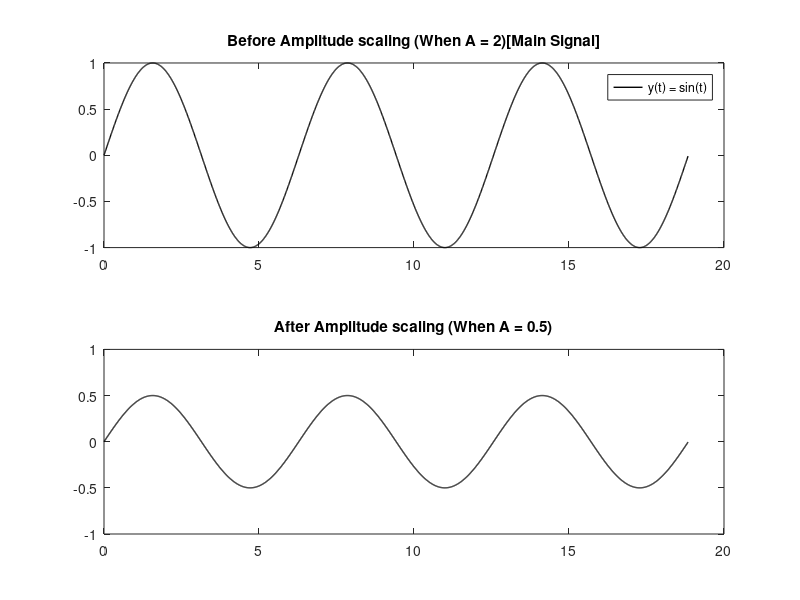

Reproduce this figure in MATLAB.
%%x(t) = Asin(t);
clc;
clear all;
close all;

%Before Amplitude scaling...
A = 1;
t = 0:0.01:6*pi;
y = A*sin(t);
subplot(211);
grid on;
plot(t,y,'Color','black','LineWidth',1);
title('Before Amplitude scaling (When A = 2)[Main Signal]');
legend('y(t) = sin(t)');
ylim([-1 1]);

%After Amplitude scaling
A = 0.5;
t = 0:0.01:6*pi;
y = A*sin(t);
subplot(212);
grid on;
plot(t,y,'Color','black','LineWidth',1);
title('After Amplitude scaling (When A = 0.5)');
ylim([-1 1])